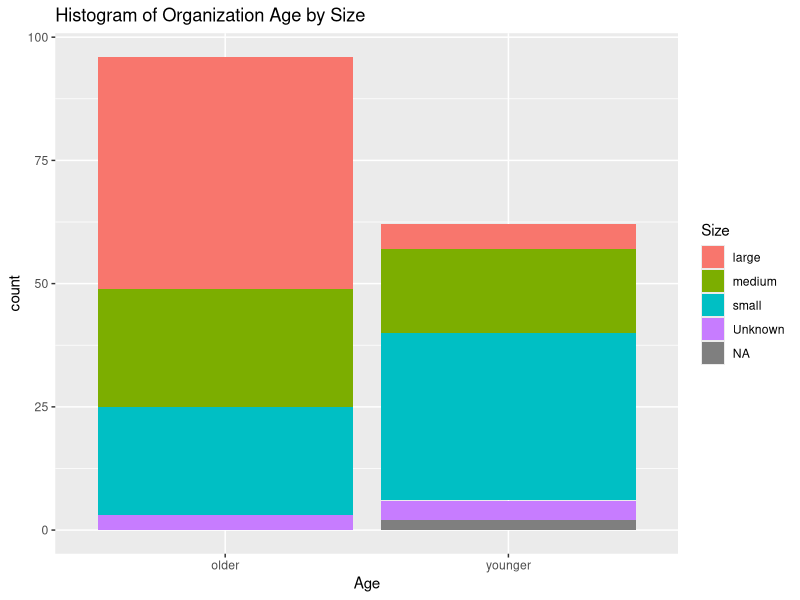
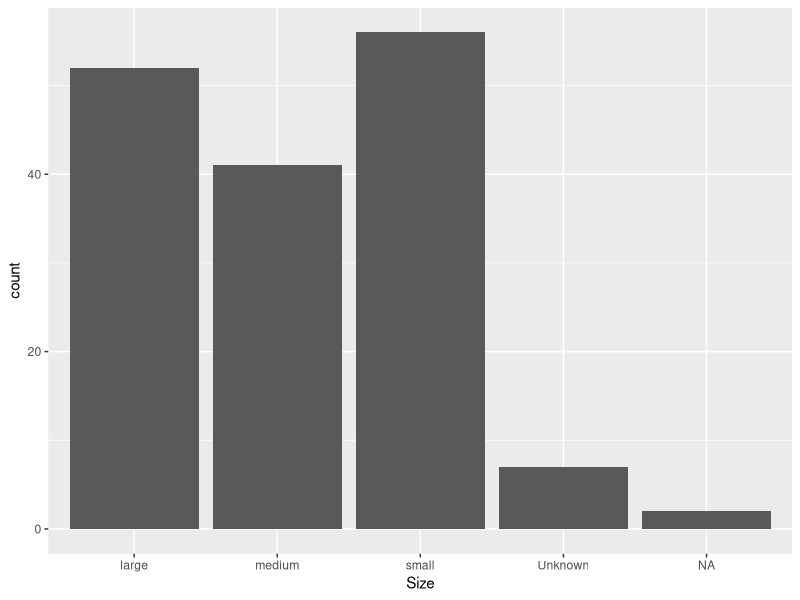
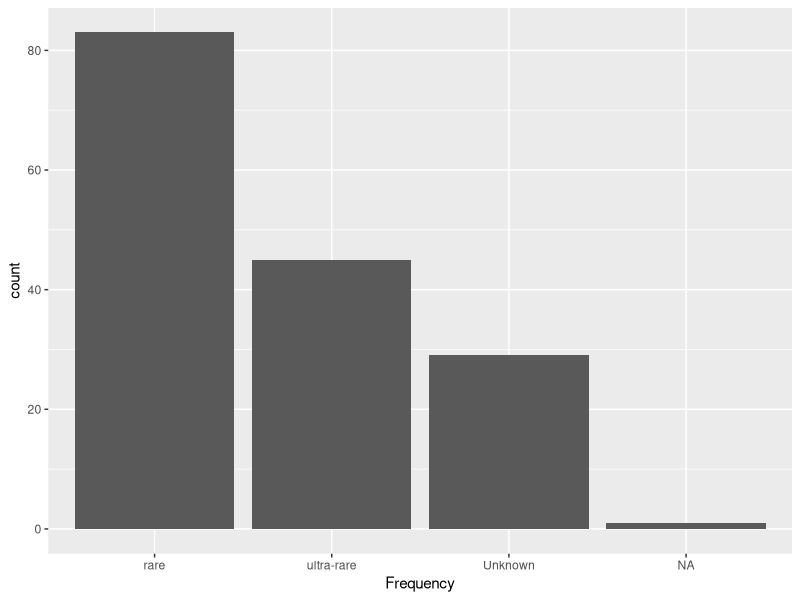
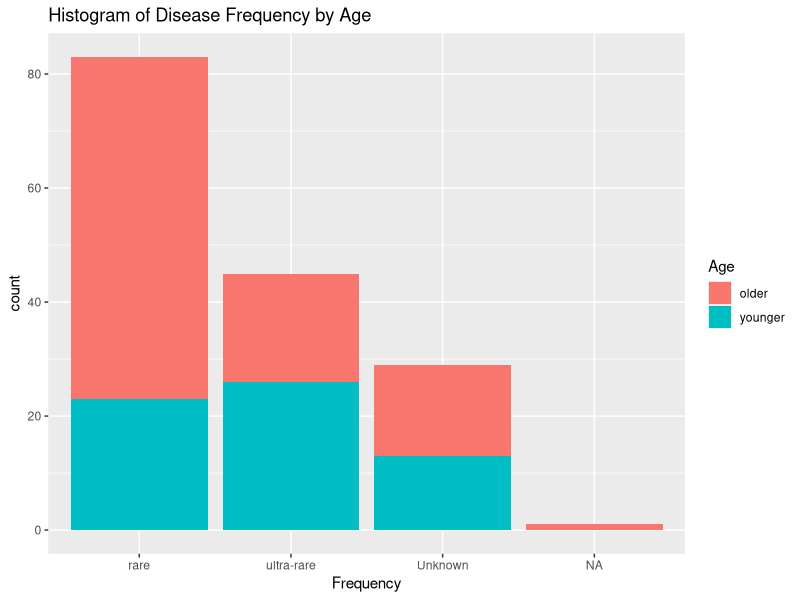
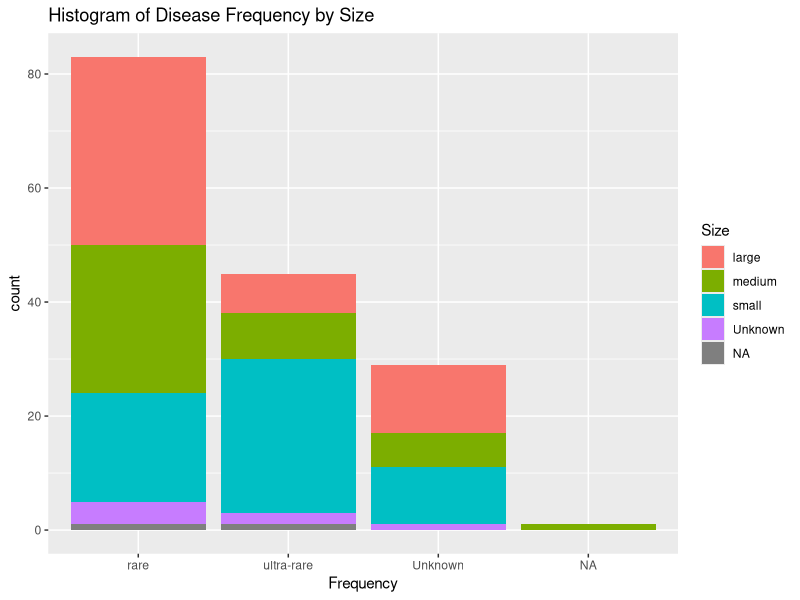
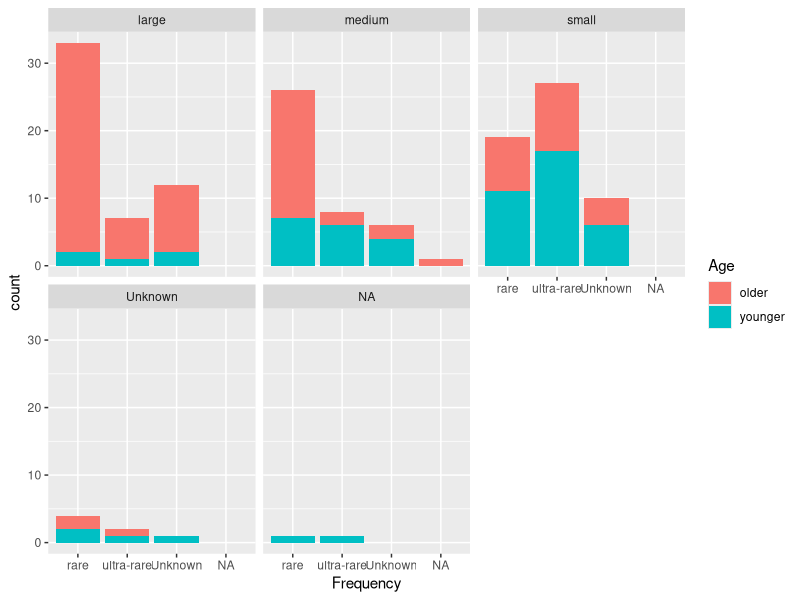
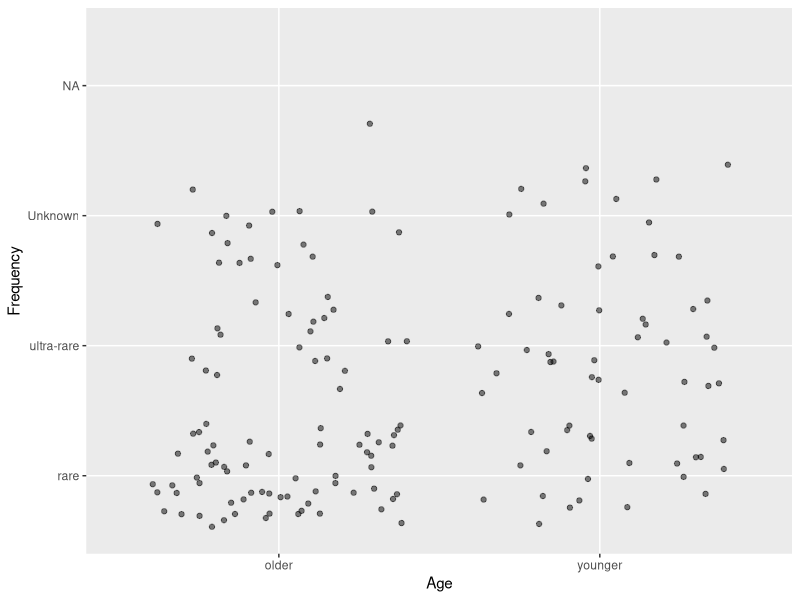
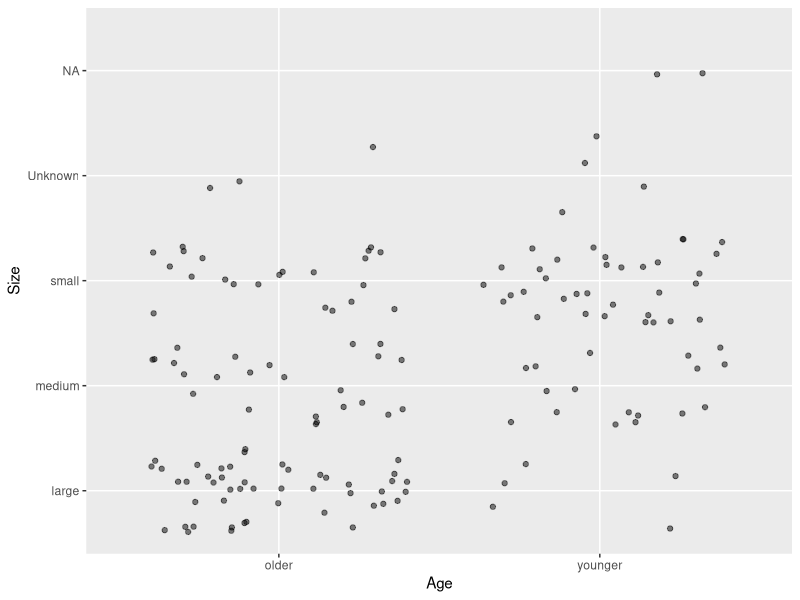

Write R code to recreate these figures, in order. (Note: this script raises an error after producing the figures.)
library(readxl)
library(magrittr)
library(ggplot2)
library(nnet)

survey_data <- read_excel("Patterson_Capstone_Data_Cat_Num_031021.xls")


## Bucketing independent variables

survey_data$Frequency <- ifelse(survey_data$`Q6 Birth Frequency`=="More common than 1 in 2,000 births", "rare",
                                ifelse(survey_data$`Q6 Birth Frequency`=="1 in 2,000-50,000 births", "rare",
                                       ifelse(survey_data$`Q6 Birth Frequency`=="1 in 50,000-200,000 births", "rare",
                                              ifelse(survey_data$`Q6 Birth Frequency`=="1 in 200,000-500,000 births", "ultra-rare",
                                                     ifelse(survey_data$`Q6 Birth Frequency`=="1 in 500,000-1,000,000 births", "ultra-rare",
                                                            ifelse(survey_data$`Q6 Birth Frequency`=="Fewer than 1 in 1,000,000 births", "ultra-rare",
                                                                   survey_data$`Q6 Birth Frequency`))))))


survey_data$Size <- ifelse(survey_data$`Q10 Size (#Members)`=="Fewer than 60", "small",
                           ifelse(survey_data$`Q10 Size (#Members)`=="60-300", "small",
                                  ifelse(survey_data$`Q10 Size (#Members)`=="300-1,000", "medium",
                                         ifelse(survey_data$`Q10 Size (#Members)`=="1,000-10,000", "large",
                                                ifelse(survey_data$`Q10 Size (#Members)`=="More than 10,000", "large",
                                                       survey_data$`Q10 Size (#Members)`)))))

survey_data$Age <- ifelse(survey_data$`Q9 Age`=="Less than 5 years ago", "younger",
                          ifelse(survey_data$`Q9 Age`=="5-10 years ago", "younger",
                                 ifelse(survey_data$`Q9 Age`=="10-15 years ago", "older",
                                        ifelse(survey_data$`Q9 Age`=="15+ years ago", "older",
                                               survey_data$`Q9 Age`))))



# create a variable which indicates the organization's #1 priority
# code below isn't working
survey_data$Priority <- ifelse(survey_data$`Q21.11 Rank Awareness`==1, "Awareness", "none")
survey_data$Priority <- ifelse(survey_data$`Q21.12 Rank Fam Edu`==1, "Fam Edu", survey_data$Priority)
survey_data$Priority <- ifelse(survey_data$`Q21.13 Rank Provider Edu`==1, "Provider Edu", survey_data$Priority)
survey_data$Priority <- ifelse(survey_data$`Q21.14 Rank Support Fam`==1, "Support Fam", survey_data$Priority)
survey_data$Priority <- ifelse(survey_data$`Q21.15 Rank Resource`==1, "Resource", survey_data$Priority)
survey_data$Priority <- ifelse(survey_data$`Q21.16 Rank Research`==1, "Research", survey_data$Priority)
survey_data$Priority <- ifelse(survey_data$`Q21.17 Rank Research Policy`==1, "Research Policy", survey_data$Priority)
survey_data$Priority <- ifelse(survey_data$`Q21.18 Rank Advocacy`==1, "Advocacy", survey_data$Priority)




# code below isn't working
# survey_data$Priority <- ifelse(survey_data$`Q21.11 Rank Awareness`== 1, "Awareness",
#                                ifelse(survey_data$`Q21.12 Rank Fam Edu` == 1, "Fam Edu",
#                                       ifelse(survey_data$`Q21.13 Rank Provider Edu` == 1, "Provider Edu",
#                                              ifelse(survey_data$`Q21.14 Rank Support Fam` == 1, "Support Fam",
#                                                     ifelse(survey_data$`Q21.15 Rank Resource` == 1, "Resource",
#                                                            ifelse(survey_data$`Q21.16 Rank Research` == 1, "Research",
#                                                                   ifelse(survey_data$`Q21.17 Rank Research Policy` == 1, "Research Policy",
#                                                                          ifelse(survey_data$`Q21.18 Rank Advocacy` == 1, "Advocacy", "None"))))))))
#






# histograms of independent variables

ggplot(data = survey_data) + geom_bar(aes(Age, fill = Size)) +
  ggtitle("Histogram of Organization Age by Size")
ggplot(data = survey_data) + geom_bar(aes(Size))
ggplot(data = survey_data) + geom_bar(aes(Frequency))

ggplot(data = survey_data) + geom_bar(aes(Frequency, fill = Age)) +
  ggtitle("Histogram of Disease Frequency by Age")
ggplot(data = survey_data) + geom_bar(aes(Frequency, fill = Size)) +
  ggtitle("Histogram of Disease Frequency by Size")
ggplot(data = survey_data) + geom_bar(aes(Frequency, fill = Age)) +
  facet_wrap(vars(Size))


# scatterplots of independent variables

ggplot(data = survey_data) + geom_jitter(aes(Age, Frequency), alpha = 0.5)

ggplot(data = survey_data) + geom_jitter(aes(Age, Size), alpha = 0.5)

ggplot(data = survey_data) + geom_jitter(aes(Frequency, Size), alpha = 0.5)

cor(factor(survey_data$Age), factor(survey_data$Frequency), method = "pearson")

chisq.test(survey_data$Age, survey_data$Size)
chisq.test(survey_data$Age, survey_data$Frequency)
chisq.test(survey_data$Frequency, survey_data$Size)


# determining unique values -- issues with Q26 and Q23.4
unique(survey_data$`Q26 Challenges`)
unique(survey_data$`Q23.4 No Research`)
unique(survey_data$`Q23.1 Research Int/Ext`)
unique(survey_data$`Q21.1 Rate Awareness`)
unique(survey_data$`Q21.11 Rank Awareness`)
unique(survey_data$`Q21.17 Rank Research Policy`)
unique(survey_data$`Q21.18 Rank Advocacy`)
unique(survey_data$Priority)



# histograms of Research Int/Ext

ggplot(data = subset(survey_data, !is.na(`Q23.1 Research Int/Ext`) & !is.na(Frequency))) +
  geom_bar(aes(`Q23.1 Research Int/Ext`, fill = Frequency)) +
  theme(axis.text.x = element_text(angle = 0, vjust = 0.5, hjust=1))
ggplot(data = subset(survey_data, !is.na(`Q23.1 Research Int/Ext`) & !is.na(Size))) +
  geom_bar(aes(`Q23.1 Research Int/Ext`, fill = Size))
ggplot(data = subset(survey_data, !is.na(`Q23.1 Research Int/Ext`) & !is.na(Age))) +
  geom_bar(aes(`Q23.1 Research Int/Ext`, fill = Age))


# experimenting with multinomial modeling

model1 <- multinom(`Q26 Challenges` ~ Frequency + Age + Size, data = survey_data)
model1




model2 <- multinom(Rank ~ Frequency + Age + Size, data = priority)
model2

plot(fitted(model2), resid(model2))

model3 <- multinom(`Q23.1 Research Int/Ext` ~ Frequency + Age + Size, data = subset(survey_data, !is.na(`Q23.1 Research Int/Ext`)))
model3
summary(model3)
